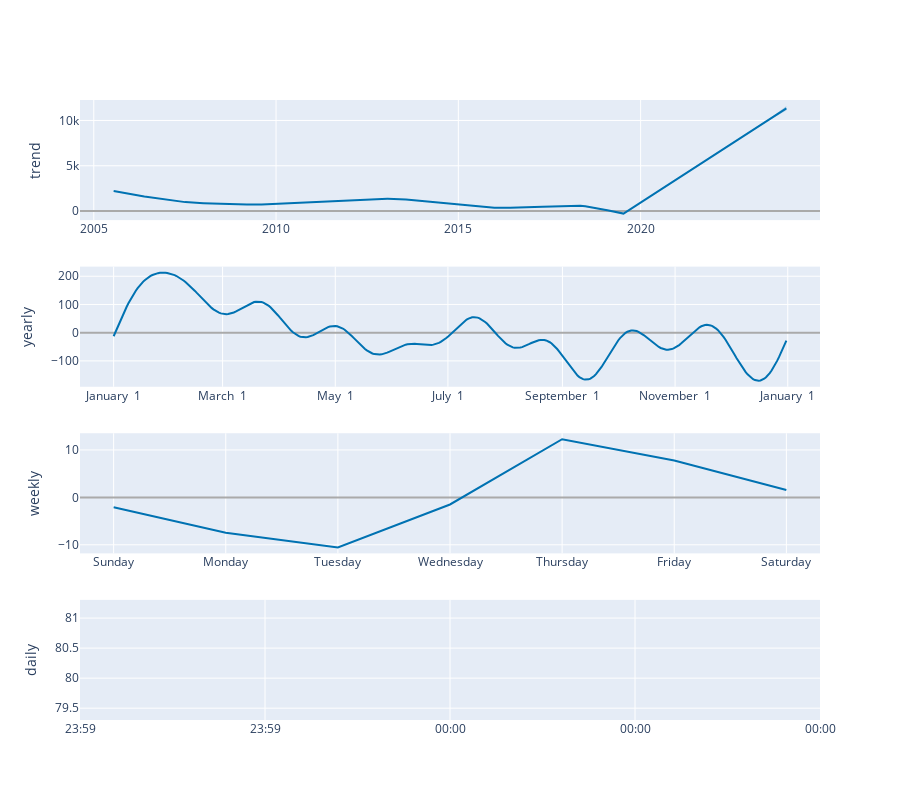

Notebook code for this chart:
### Code cell
plot_components_plotly(m, forecast)

### Figure 1 — Plotly figure (JSON) as saved in the notebook; plotly's stock layout.template omitted (floating-point values rounded to 4 significant figures; data arrays with more than 128 entries replaced by an {"elided": "..."} marker saying what was removed)
{"data": [{"line": {"color": "#0072B2", "width": 2}, "mode": "lines", "name": "trend", "type": "scatter", "x": {"elided": "6740 str values"}, "xaxis": "x", "y": {"elided": "6740 float values"}, "yaxis": "y"}, {"line": {"color": "rgba(0, 114, 178, 0.2)", "width": 0}, "mode": "lines", "name": "trend_upper", "type": "scatter", "x": {"elided": "6740 str values"}, "xaxis": "x", "y": {"elided": "6740 float values"}, "yaxis": "y"}, {"fill": "tonexty", "fillcolor": "rgba(0, 114, 178, 0.2)", "line": {"color": "rgba(0, 114, 178, 0.2)", "width": 0}, "mode": "lines", "name": "trend_lower", "type": "scatter", "x": {"elided": "6740 str values"}, "xaxis": "x", "y": {"elided": "6740 float values"}, "yaxis": "y"}, {"line": {"color": "#0072B2", "width": 2}, "mode": "lines", "name": "yearly", "type": "scatter", "x": {"elided": "365 str values"}, "xaxis": "x2", "y": {"elided": "365 float values"}, "yaxis": "y2"}, {"line": {"color": "#0072B2", "width": 2}, "mode": "lines", "name": "weekly", "type": "scatter", "x": ["2017-01-01T00:00:00", "2017-01-02T00:00:00", "2017-01-03T00:00:00", "2017-01-04T00:00:00", "2017-01-05T00:00:00", "2017-01-06T00:00:00", "2017-01-07T00:00:00"], "xaxis": "x3", "y": [-2.079, -7.45, -10.54, -1.496, 12.26, 7.773, 1.538], "yaxis": "y3"}, {"line": {"color": "#0072B2", "width": 2}, "mode": "lines", "name": "daily", "type": "scatter", "x": ["2017-01-01T00:00:00"], "xaxis": "x4", "y": [80.3], "yaxis": "y4"}], "layout": {"height": 800, "showlegend": false, "width": 900, "xaxis": {"anchor": "y", "domain": [0, 1], "range": ["2004-08-16T01:12:00", "2024-12-01T22:48:00"], "type": "date"}, "xaxis2": {"anchor": "y2", "domain": [0, 1], "range": ["2016-12-13T18:54:02.958904115", "2018-01-18T11:04:57.863013581"], "tickformat": "%B %e", "type": "date"}, "xaxis3": {"anchor": "y3", "domain": [0, 1], "range": ["2016-12-31T16:48:00", "2017-01-07T07:12:00"], "tickformat": "%A", "type": "date"}, "xaxis4": {"anchor": "y4", "domain": [0, 1], "range": ["2017-01-01T00:00:00", "2017-01-01T00:00:00"], "tickformat": "%H:%M", "type": "date"}, "yaxis": {"anchor": "x", "domain": [0.8063, 1], "rangemode": "normal", "title": {"text": "trend"}, "zerolinecolor": "#AAA"}, "yaxis2": {"anchor": "x2", "domain": [0.5375, 0.7312], "title": {"text": "yearly"}, "zerolinecolor": "#AAA"}, "yaxis3": {"anchor": "x3", "domain": [0.2687, 0.4625], "title": {"text": "weekly"}, "zerolinecolor": "#AAA"}, "yaxis4": {"anchor": "x4", "domain": [0, 0.1938], "title": {"text": "daily"}, "zerolinecolor": "#AAA"}}}
